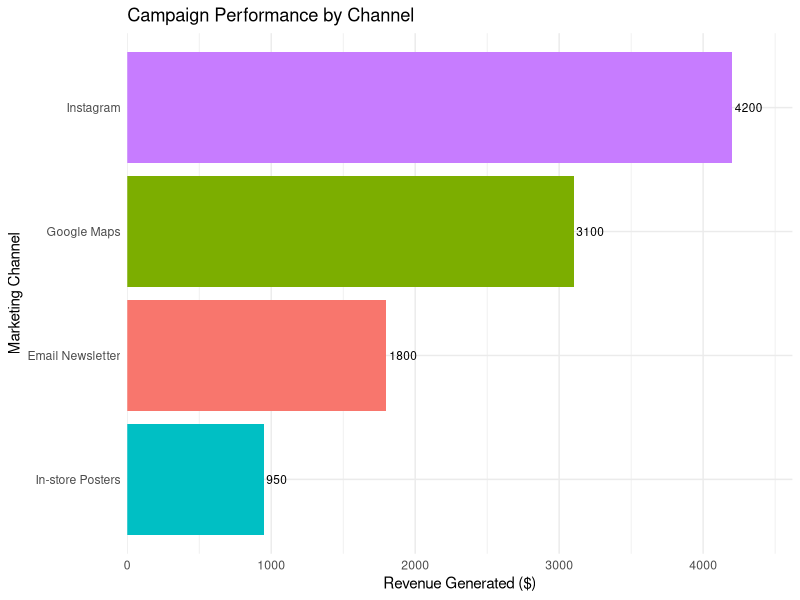
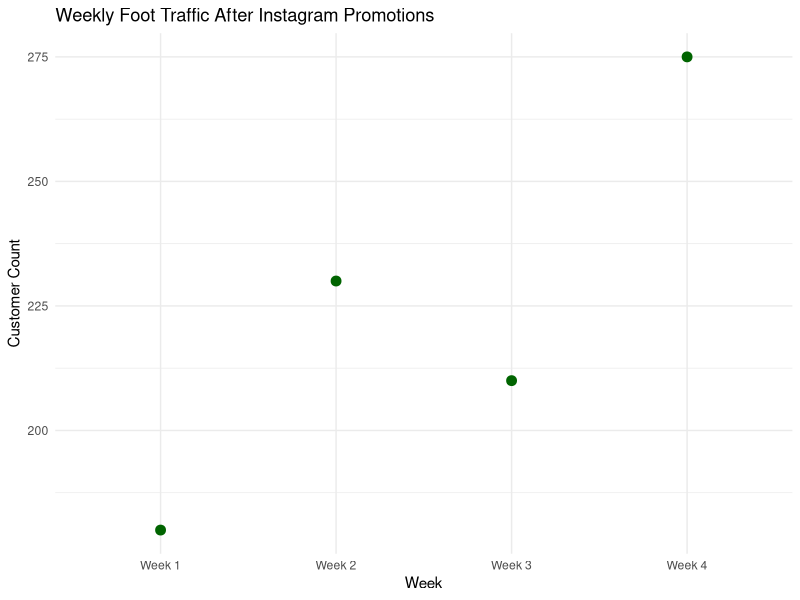

Recreate these plots in R, in order.
## ---- chunk 1


library(ggplot2)

data <- structure(list(
  Channel = c("Instagram", "Google Maps", "Email Newsletter", "In-store Posters"), 
  Revenue = c(4200, 3100, 1800, 950)), 
  class = "data.frame", row.names = c(NA, -4L))


ggplot(data, aes(x = reorder(.data$Channel, .data$Revenue), 
             y = .data$Revenue, 
             fill = .data$Channel)) +
  geom_col(show.legend = FALSE) +
  coord_flip() +
  labs(title = "Campaign Performance by Channel",
       x = "Marketing Channel",
       y = "Revenue Generated ($)") +
  theme_minimal() +
  geom_text(aes(label = Revenue), hjust = -0.1, size = 3) +  
  scale_y_continuous(expand = expansion(mult = c(0, 0.1)))    
## ---- chunk 2
library(ggplot2)

weeks <- c("Week 1", "Week 2", "Week 3", "Week 4")
traffic <- c(180, 230, 210, 275)

data <- data.frame(Week = weeks, Customers = traffic)

ggplot(data, aes(x = Week, y = Customers)) +
  geom_line(color = "forestgreen", size = 1.2) +
  geom_point(color = "darkgreen", size = 3) +
  labs(title = "Weekly Foot Traffic After Instagram Promotions",
       x = "Week",
       y = "Customer Count") +
  theme_minimal()
